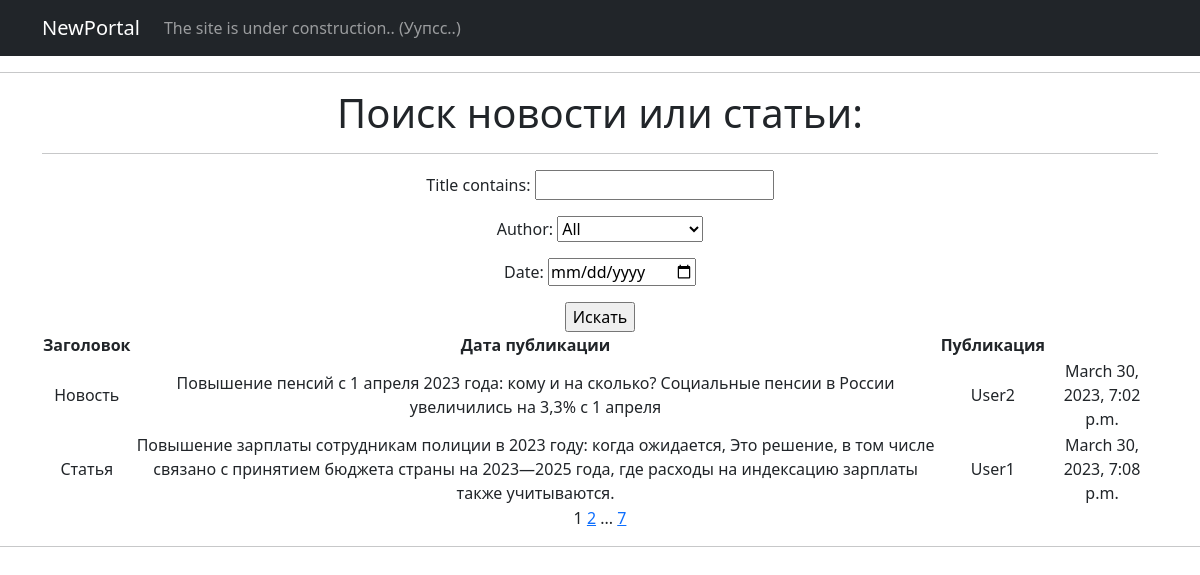
The app's page /news/search/ with its own data.
### news/models.py (models this page shows, shortened)
class Post(models.Model):
    author = models.ForeignKey(Author, on_delete=models.CASCADE)
    view = models.CharField(max_length=2, choices=OPTIONS)
    time_in = models.DateTimeField(auto_now_add=True)
    category = models.ManyToManyField(Category, through='PostCategory')
    title = models.CharField(max_length=250)
    text = models.TextField()
    rating_post = models.IntegerField(default=0)

class Author(models.Model):
    author = models.OneToOneField(User, on_delete=models.CASCADE)
    rating_author = models.IntegerField(default=0)
    author = models.ForeignKey(User, related_name="posts", on_delete=models.CASCADE)
    def __str__(self):
        return f'{self.author}'

### news/views.py (the view)
# urls.py: path('search/', PostSearch.as_view(), name='post_search'),
class PostSearch(ListView):
    model = Post
    ordering = 'time_in'
    template_name = 'post_search.html'
    context_object_name = 'posts'
    paginate_by = 2
    def get_queryset(self):
        queryset = super().get_queryset()
        self.filterset = PostFilter(self.request.GET, queryset)
        return self.filterset.qs
    def get_context_data(self, **kwargs):
        context = super().get_context_data(**kwargs)
        context['filterset'] = self.filterset
        return context

### news/templatetags/custom_filters.py (called while the page is built)
@register.filter()
def censor(text):
    stop_list = ['Гидра', 'Скотина', 'Падла',
                 'Гнида', 'Редиска',
                 'Padla', 'CkotiHa',
                 'Padla', 'GHida', 'Редиска',
                 'П4дл4', 'Плохой', 'Фигня']
    for word in stop_list:
        pattern = re.compile(word, re.IGNORECASE)
        text = pattern.sub(word[0] + "*" * len(word), text)
    return text

### news/templatetags/custom_tags.py (called while the page is built)
@register.simple_tag(takes_context=True)
def url_replace(context, **kwargs):
    d = context['request'].GET.copy()
    for k, v in kwargs.items():
        d[k] = v
    return d.urlencode()

### templates/post_search.html (shortened to what this page needs)
{% extends 'flatpages/default.html' %}
{% load custom_filters %}
{% load custom_tags %}
{% block content %}
<h1>Поиск новости или статьи:</h1>
<hr>
<form action="" method="get">
    {{ filterset.form.as_p }}
    <input type="submit" value="Искать"/>
</form>
{% if posts %}
<table>
    <tr>
        <td><b>Заголовок</b></td>
        <td><b>Дата публикации</b></td>
        <td><b>Публикация</b></td>
    </tr>
    {% for post in posts %}
    <tr>
        <td>{{ post.title }}</td>
        <td>{{ post.text|truncatewords:70|censor }}</td>
        <td>{{ post.author }}</td>
        <td>{{ post.time_in }}</td>
    </tr>
    {% endfor %}
</table>
{% else %}
<h2>Новостей нет!</h2>
{% endif %}
    {{ page_obj.number }}
    {% if page_obj.has_next %}
        <a href="?{% url_replace page=page_obj.next_page_number %}">{{ page_obj.next_page_number }}</a>
        {% if paginator.num_pages != page_obj.next_page_number %}
            ...
            <a href="?{% url_replace page=page_obj.paginator.num_pages %}">{{ page_obj.paginator.num_pages }}</a>
        {% endif %}
    {% endif %}
{% endblock content %}

### records on screen
Post: title "Новость", text|censor "Повышение пенсий с 1 апреля 2023 года: кому и на сколько? Социальные пенсии в России увеличились на 3,3% с 1 апреля", author "User2", time_in "March 30, 2023, 7:02 p.m."
Post: title "Статья", text|censor "Повышение зарплаты сотрудникам полиции в 2023 году: когда ожидается, Это решение, в том числе связано с принятием бюджета страны на 2023—2025 года, где расходы на индексацию зарплаты также учитываются.", author "User1", time_in "March 30, 2023, 7:08 p.m."

### other values on screen
{{ page_obj.number }} "1"
{{ page_obj.next_page_number }} "2"
{{ page_obj.paginator.num_pages }} "7"
